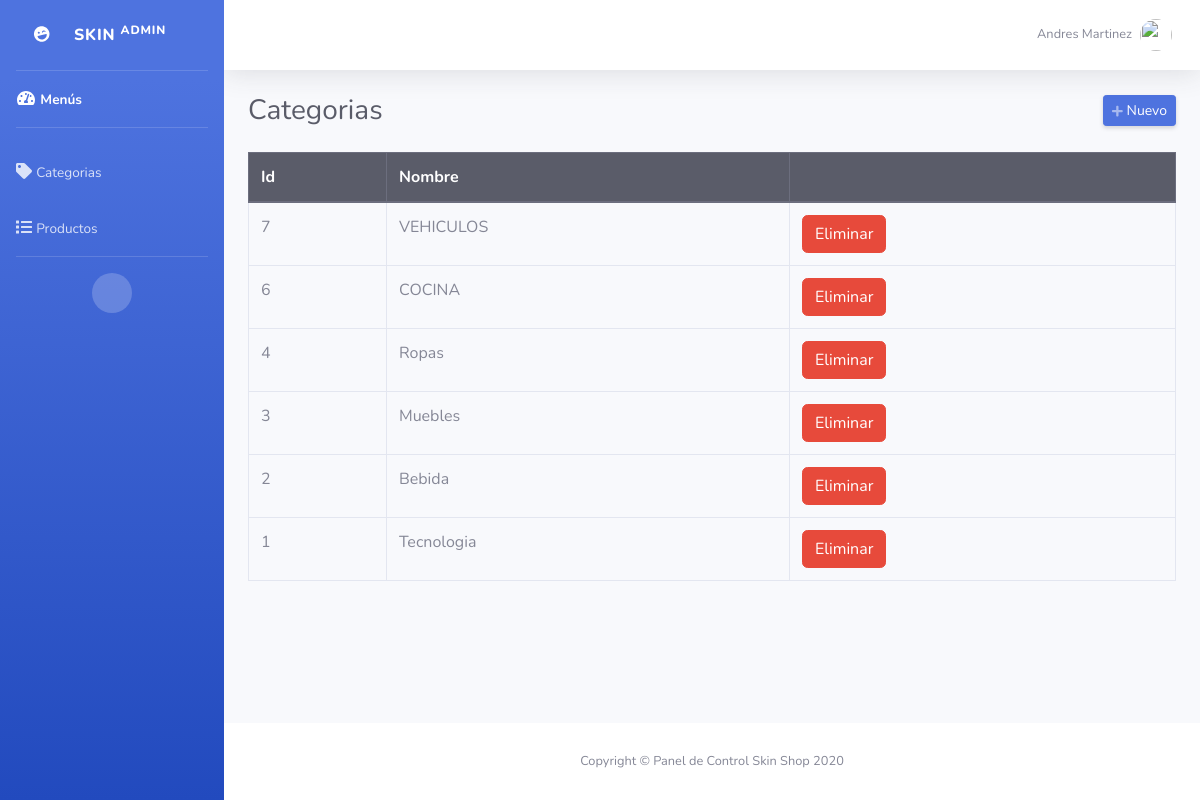
/admin/categorias.php (signed in), run on the app's committed database.
### tables this page shows
CREATE TABLE `categorias` (
  `id` int(11) NOT NULL,
  `categoria` varchar(50) NOT NULL
);

### admin/categorias.php (the view, shortened to what this page needs)
<?php
require_once "../config/conexion.php";
include("includes/header.php");
?>
<div class="d-sm-flex align-items-center justify-content-between mb-4">
    <h1 class="h3 mb-0 text-gray-800">Categorias</h1>
    <a href="#" class="d-none d-sm-inline-block btn btn-sm btn-primary shadow-sm" id="abrirCategoria"><i class="fas fa-plus fa-sm text-white-50"></i> Nuevo</a>
</div>
<div class="row">
    <div class="col-md-12">
        <div class="table-responsive">
            <table class="table table-hover table-bordered" style="width: 100%;">
                <thead class="thead-dark">
                    <tr>
                        <th>Id</th>
                        <th>Nombre</th>
                        <th></th>
                    </tr>
                </thead>
                <tbody>
                    <?php
                    $query = mysqli_query($conexion, "SELECT * FROM categorias ORDER BY id DESC");
                    while ($data = mysqli_fetch_assoc($query)) { ?>
                        <tr>
                            <td><?php echo $data['id']; ?></td>
                            <td><?php echo $data['categoria']; ?></td>
                            <td>
                                <form method="post" action="eliminar.php?accion=cli&id=<?php echo $data['id']; ?>" class="d-inline eliminar">
                                    <button class="btn btn-danger" type="submit">Eliminar</button>
                                </form>
                            </td>
                        </tr>
                    <?php } ?>
                </tbody>
            </table>
        </div>
    </div>
</div>
<?php include("includes/footer.php"); ?>

### admin/includes/header.php (shortened to what this page needs)
<!DOCTYPE html>
<html lang="en">
<head>
    <link href="../assets/css/sb-admin-2.min.css" rel="stylesheet">
</head>
<body id="page-top">
    <div id="wrapper">
        <ul class="navbar-nav bg-gradient-primary sidebar sidebar-dark accordion" id="accordionSidebar">
            <a class="sidebar-brand d-flex align-items-center justify-content-center" href="index.html">
                <div class="sidebar-brand-icon rotate-n-15">
                    <i class="fas fa-laugh-wink"></i>
                </div>
                <div class="sidebar-brand-text mx-4">Skin <sup>Admin</sup></div>
            </a>
            <hr class="sidebar-divider my-0">
            <li class="nav-item active">
                <a class="nav-link" href="index.html">
                    <i class="fas fa-fw fa-tachometer-alt"></i>
                    <span>Menús</span></a>
            </li>
            <hr class="sidebar-divider">
            <li class="nav-item">
                <a class="nav-link" href="categorias.php">
                    <i class="fas fa-tag"></i>
                    <span>Categorias</span></a>
            </li>
            <li class="nav-item">
                <a class="nav-link" href="productos.php">
                    <i class="fas fa-list"></i>
                    <span>Productos</span></a>
            </li>
            <hr class="sidebar-divider d-none d-md-block">
            <div class="text-center d-none d-md-inline">
                <button class="rounded-circle border-0" id="sidebarToggle"></button>
            </div>
        </ul>
        <div id="content-wrapper" class="d-flex flex-column">
            <div id="content">
                <nav class="navbar navbar-expand navbar-light bg-white topbar mb-4 static-top shadow">
                    <ul class="navbar-nav ml-auto">
                        <li class="nav-item dropdown no-arrow">
                            <a class="nav-link dropdown-toggle" href="#" id="userDropdown" role="button" data-toggle="dropdown" aria-haspopup="true" aria-expanded="false">
                                <span class="mr-2 d-none d-lg-inline text-gray-600 small"><?php echo $_SESSION['nombre']; ?></span>
                                <img class="img-profile rounded-circle" src="https://source.unsplash.com/QAB-WJcbgJk/60x60">
                            </a>
                        </li>
                    </ul>
                </nav>
                <div class="container-fluid">

### admin/includes/footer.php (shortened to what this page needs)
</div>
</div>
<footer class="sticky-footer bg-white">
    <div class="container my-auto">
        <div class="copyright text-center my-auto">
            <span>Copyright &copy; Panel de Control Skin Shop 2020</span>
        </div>
    </div>
</footer>
</div>
</div>
</body>
</html>

### data on the page
categorias: id "7", categoria "VEHICULOS"
categorias: id "6", categoria "COCINA"
categorias: id "4", categoria "Ropas"
categorias: id "3", categoria "Muebles"
categorias: id "2", categoria "Bebida"
categorias: id "1", categoria "Tecnologia"

### other printed values
$_SESSION['nombre'] "Andres Martinez"
